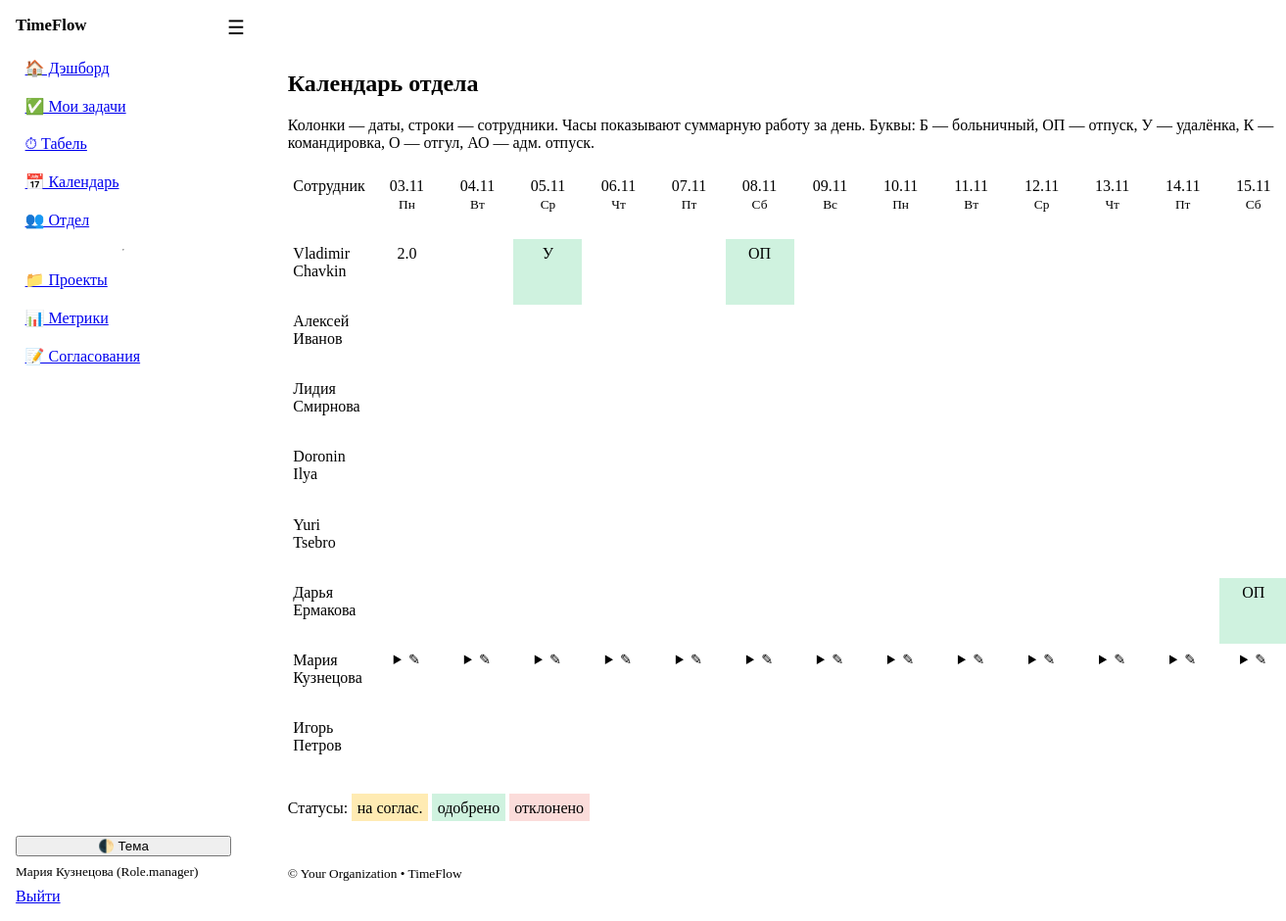
The app's page /calendar/team (signed in) with its own data.
### models.py (models this page shows)
class User(Base):
    __tablename__ = "users"
    id: Mapped[int] = mapped_column(Integer, primary_key=True, index=True)
    username: Mapped[str] = mapped_column(String(50), unique=True, index=True)
    full_name: Mapped[str] = mapped_column(String(120))
    email: Mapped[str] = mapped_column(String(200), unique=True)
    department: Mapped[str] = mapped_column(String(120), default="")
    role: Mapped[Role] = mapped_column(Enum(Role), default=Role.employee)
    is_active: Mapped[bool] = mapped_column(Boolean, default=True)
    hashed_password: Mapped[str] = mapped_column(String(255))
    created_at: Mapped[dt.datetime] = mapped_column(DateTime, default=dt.datetime.utcnow)
    tasks: Mapped[list["Task"]] = relationship(
        "Task",
        back_populates="assignee",
        foreign_keys="Task.assignee_id",
    )
    time_entries: Mapped[list["TimeEntry"]] = relationship(
        "TimeEntry",
        back_populates="user",
        foreign_keys="TimeEntry.user_id",
    )
    member_projects: Mapped[list["ProjectMember"]] = relationship(backref="user", cascade="all, delete-orphan")

### app.py (the view)
@app.get("/calendar/team", response_class=HTMLResponse)
def calendar_team(request: Request, db: Session = Depends(get_db), user: User = Depends(get_current_user),
                  start: str | None = None, days: int = 14,
                  error: str | None = None, message: str | None = None):
    if start:
        try:
            start_date = _parse_iso_date(start)
        except ValueError:
            start_date = dt.date.today() - dt.timedelta(days=dt.date.today().weekday())
            error = error or "invalid_start"
    else:
        start_date = dt.date.today() - dt.timedelta(days=dt.date.today().weekday())
    days_list = [start_date + dt.timedelta(days=i) for i in range(days)]
    end_date = days_list[-1] if days_list else start_date
    users = db.scalars(select(User).where(User.is_active == True).order_by(User.department, User.full_name)).all()  # noqa: E712
    rows: list[CalendarRow] = []
    row_by_user: dict[int, CalendarRow] = {}
    for u in users:
        hours = {d: 0.0 for d in days_list}
        marks = {d: "" for d in days_list}
        colors = {d: "" for d in days_list}
        row = CalendarRow(user=u, hours=hours, marks=marks, colors=colors)
        rows.append(row)
        row_by_user[u.id] = row
    user_ids = [u.id for u in users]
    if user_ids and days_list:
        hours_query = (
            select(TimeEntry.user_id, TimeEntry.date, func.coalesce(func.sum(TimeEntry.hours), 0.0))
            .where(
                TimeEntry.user_id.in_(user_ids),
                TimeEntry.approved == True,
                TimeEntry.entry_type == "work",
                TimeEntry.date >= days_list[0],
                TimeEntry.date <= end_date,
            )
            .group_by(TimeEntry.user_id, TimeEntry.date)
        )
        for user_id, day, hours in db.execute(hours_query):
            row = row_by_user.get(user_id)
            if row and day in row.hours:
                row.hours[day] = float(hours or 0.0)
        leaves_query = select(LeaveRequest).where(
            LeaveRequest.user_id.in_(user_ids),
            LeaveRequest.date_from <= end_date,
            LeaveRequest.date_to >= days_list[0],
        )
        for leave in db.scalars(leaves_query).all():
            row = row_by_user.get(leave.user_id)
            if not row:
                continue
            code = LEAVE_SHORT_CODES.get(leave.type, leave.type.value[:2].upper())
            for day in _daterange(max(leave.date_from, days_list[0]), min(leave.date_to, end_date)):
                if day in row.marks:
                    row.marks[day] = code
                    row.colors[day] = LEAVE_STATUS_CLASS.get(leave.status, "")
    error_messages = {
        "leave_exists": "Заявка на этот день уже существует.",
        "invalid_start": "Некорректная дата начала. Показана текущая неделя.",
    }
    notice_messages = {
        "leave_created": "Заявка создана и отправлена на согласование.",
    }
    return templates.TemplateResponse(
        "calendar_team.html",
        {
            "request": request,
            "user": user,
            "rows": rows,
            "days_list": days_list,
            "app_name": APP_NAME,
            "error_message": error_messages.get(error),
            "notice_message": notice_messages.get(message),
        },
    )

### templates/calendar_team.html (shortened to what this page needs)
{% extends "base.html" %}
{% block content %}
  {% set days = days_list %}
  <h2>Календарь отдела</h2>
  <p class="muted">Колонки — даты, строки — сотрудники. Часы показывают суммарную работу за день. Буквы: Б — больничный, ОП — отпуск, У — удалёнка, К — командировка, О — отгул, АО — адм. отпуск.</p>
  <div class="grid-table team">
    <div class="header cell">Сотрудник</div>
    {% for d in days %}
      <div class="header cell">
        {{ d.strftime("%d.%m") }}<br><small>{{ ["Пн","Вт","Ср","Чт","Пт","Сб","Вс"][d.weekday()] }}</small>
      </div>
    {% endfor %}
    {% for row in rows %}
      <div class="rowhead cell">{{ row.user.full_name }}</div>
      {% for d in days %}
        {% set mark = row.marks.get(d, "") %}
        {% set cls = row.colors.get(d, "") %}
        <div class="cell {{ cls }}">
          {% if mark %}{{ mark }}{% else %}{{ '%.1f'|format(row.hours.get(d, 0.0)) if row.hours.get(d, 0.0)>0 else "" }}{% endif %}
          {% if user.id == row.user.id %}
            <details>
              <summary>✎</summary>
            </details>
          {% endif %}
        </div>
      {% endfor %}
    {% endfor %}
  </div>
  <p class="muted">Статусы: <span class="cell pending">на соглас.</span> <span class="cell approved">одобрено</span> <span class="cell rejected">отклонено</span></p>
{% endblock %}

### templates/base.html (shortened to what this page needs)
<!doctype html>
<html lang="ru" data-theme="light">
<head>
  <link rel="stylesheet" href="https://cdn.jsdelivr.net/npm/@picocss/pico@1/css/pico.min.css">
  <link rel="stylesheet" href="/static/theme.css">
</head>
<body class="layout">
  <aside class="sidebar">
    <div class="brand">
      <strong>{{ app_name }}</strong>
    </div>
    <nav class="menu">
      <a href="/dashboard">🏠 Дэшборд</a>
      <a href="/tasks?mine=1">✅ Мои задачи</a>
      <a href="/timesheet">⏱ Табель</a>
      <a href="/leaves">📅 Календарь</a>
      <a href="/team">👥 Отдел</a>
      {% if user and (user.role in ['manager','admin']) %}
        <hr>
        <a href="/projects">📁 Проекты</a>
        <a href="/metrics">📊 Метрики</a>
        <a href="/admin/approvals">📝 Согласования</a>
      {% endif %}
    </nav>
    <div class="sidebar-bottom">
      <button class="contrast full" onclick="toggleTheme()">🌓 Тема</button>
      {% if user %}
        <small class="muted">{{ user.full_name }} ({{ user.role }})</small>
        <a href="/auth/logout" class="secondary full">Выйти</a>
      {% endif %}
    </div>
  </aside>
  <header class="topbar">
    <label for="nav-toggle" class="burger" aria-label="Открыть меню">☰</label>
  </header>
  <main class="content{% block content_class %}{% endblock %}">
    {% block content %}{% endblock %}
  </main>
  <footer class="container footer-note">
    <small>&copy; {{ org_name if org_name is defined else '' }} • {{ app_name }}</small>
  </footer>
</body>
</html>

### static/theme.css (style rules this page uses)
:root { --sidebar-w: 220px; --topbar-h: 52px; --pico-border-radius: 12px; --content-max-width: 1200px; --content-gutter: clamp(1rem, 2.2vw + 0.5rem, 3rem); --chart-h: clamp(260px, 38vh, 520px); --tf-critical: hsl(0 75% 45%); --tf-badge-green-bg: hsl(148 58% 88%); --tf-badge-green-fg: hsl(148 45% 24%); --tf-badge-amber-bg: hsl(40 95% 90%); --tf-badge-amber-fg: hsl(28 65% 28%); --tf-badge-red-bg: hsl(3 80% 92%); --tf-badge-red-fg: hsl(3 70% 35%); --tf-badge-blue-bg: hsl(224 90% 92%); --tf-badge-blue-fg: hsl(224 70% 30%); --tf-badge-gray-bg: hsl(210 16% 90%); --tf-badge-gray-fg: hsl(210 12% 30%); }
.layout { display: contents; }
.sidebar { position: fixed; inset: 0 auto 0 0; width: var(--sidebar-w); background: var(--pico-card-background-color); border-right: 1px solid var(--pico-muted-border-color); padding: 1rem; display: flex; flex-direction: column; gap: 1rem; transform: translateX(-100%); transition: transform .2s ease; z-index: 1000; }
.brand { font-size: 1.05rem; white-space: nowrap; overflow: hidden; text-overflow: ellipsis; }
.menu { display: flex; flex-direction: column; gap: .25rem; }
.menu a { padding: .5rem .6rem; border-radius: 8px; }
.sidebar-bottom { margin-top: auto; display: grid; gap: .5rem; }
.full { width: 100%; }
.muted { color: var(--pico-muted-color); }
.topbar { position: fixed; top: 0; left: 0; right: 0; height: var(--topbar-h); display: flex; align-items: center; gap: .5rem; padding: 0 .75rem; background: var(--pico-background-color); border-bottom: 1px solid var(--pico-muted-border-color); z-index: 1100; }
.burger { font-size: 1.25rem; cursor: pointer; user-select: none; }
.content { padding: calc(var(--topbar-h) + 1rem) var(--content-gutter) 3rem; margin: 0 auto; width: min(100%, var(--content-max-width)); display: flex; flex-direction: column; gap: 1.25rem; }
.content > * { margin: 0; }
.footer-note { margin: 0 auto 2.5rem; width: min(100%, var(--content-max-width)); padding: 0 var(--content-gutter); }
@media (min-width: 992px) { .sidebar { transform: translateX(0); } }
@media (min-width: 992px) { .topbar { left: var(--sidebar-w); } }
@media (min-width: 992px) { .content, .footer-note { margin-left: calc(var(--sidebar-w) + var(--content-gutter)); width: min(calc(100% - var(--sidebar-w)), var(--content-max-width)); } }

### templates/base.html (style rules this page uses)
:root { --tf-topbar-h: 56px; --topbar-h: 56px; }

### records on screen
User: full_name "Мария Кузнецова", role "Role.manager", user.full_name "Мария Кузнецова"
User: user.full_name "Vladimir Chavkin"
User: user.full_name "Алексей Иванов"
User: user.full_name "Лидия Смирнова"
User: user.full_name "Doronin Ilya"
User: user.full_name "Yuri Tsebro"
User: user.full_name "Дарья Ермакова"
User: user.full_name "Игорь Петров"

### other values on screen
{{ app_name }} "TimeFlow"
{{ d.strftime("%d.%m") }} "03.11" "04.11" "05.11" "06.11" "07.11" "08.11" "09.11" "10.11" "11.11" "12.11" "13.11" "14.11" "15.11"
{{ ["Пн","Вт","Ср","Чт","Пт","Сб","Вс"][d.weekday()] }} "Пн" "Вт" "Ср" "Чт" "Пт" "Сб" "Вс" "Пн" "Вт" "Ср" "Чт" "Пт" "Сб"
{{ mark }} "У" "ОП" "ОП"
{{ org_name if org_name is defined else '' }} "Your Organization"
